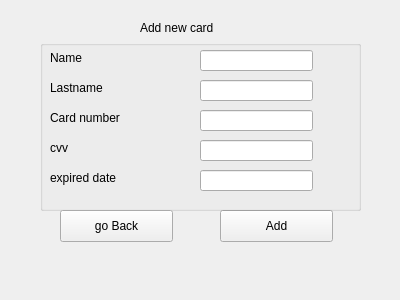
<?xml version="1.0" encoding="UTF-8"?>
<ui version="4.0">
 <class>AddCardForm</class>
 <widget class="QWidget" name="AddCardForm">
  <property name="geometry">
   <rect>
    <x>0</x>
    <y>0</y>
    <width>400</width>
    <height>300</height>
   </rect>
  </property>
  <property name="windowTitle">
   <string>Form</string>
  </property>
  <widget class="QPushButton" name="AddCard">
   <property name="geometry">
    <rect>
     <x>220</x>
     <y>210</y>
     <width>113</width>
     <height>32</height>
    </rect>
   </property>
   <property name="text">
    <string>Add</string>
   </property>
  </widget>
  <widget class="QLabel" name="label">
   <property name="geometry">
    <rect>
     <x>140</x>
     <y>20</y>
     <width>161</width>
     <height>16</height>
    </rect>
   </property>
   <property name="text">
    <string>Add new card </string>
   </property>
  </widget>
  <widget class="QGroupBox" name="groupBox">
   <property name="geometry">
    <rect>
     <x>40</x>
     <y>40</y>
     <width>321</width>
     <height>171</height>
    </rect>
   </property>
   <property name="title">
    <string/>
   </property>
   <widget class="QLabel" name="label_2">
    <property name="geometry">
     <rect>
      <x>10</x>
      <y>10</y>
      <width>60</width>
      <height>16</height>
     </rect>
    </property>
    <property name="text">
     <string>Name</string>
    </property>
   </widget>
   <widget class="QLabel" name="label_3">
    <property name="geometry">
     <rect>
      <x>10</x>
      <y>40</y>
      <width>60</width>
      <height>16</height>
     </rect>
    </property>
    <property name="text">
     <string>Lastname</string>
    </property>
   </widget>
   <widget class="QLabel" name="label_4">
    <property name="geometry">
     <rect>
      <x>10</x>
      <y>70</y>
      <width>91</width>
      <height>16</height>
     </rect>
    </property>
    <property name="text">
     <string>Card number</string>
    </property>
   </widget>
   <widget class="QLabel" name="label_5">
    <property name="geometry">
     <rect>
      <x>10</x>
      <y>100</y>
      <width>60</width>
      <height>16</height>
     </rect>
    </property>
    <property name="text">
     <string>cvv</string>
    </property>
   </widget>
   <widget class="QLabel" name="label_6">
    <property name="geometry">
     <rect>
      <x>10</x>
      <y>130</y>
      <width>81</width>
      <height>16</height>
     </rect>
    </property>
    <property name="text">
     <string>expired date</string>
    </property>
   </widget>
   <widget class="QLineEdit" name="lineEdit">
    <property name="geometry">
     <rect>
      <x>160</x>
      <y>10</y>
      <width>113</width>
      <height>21</height>
     </rect>
    </property>
    <property name="text">
     <string/>
    </property>
   </widget>
   <widget class="QLineEdit" name="lineEdit_2">
    <property name="geometry">
     <rect>
      <x>160</x>
      <y>40</y>
      <width>113</width>
      <height>21</height>
     </rect>
    </property>
    <property name="text">
     <string/>
    </property>
   </widget>
   <widget class="QLineEdit" name="lineEdit_3">
    <property name="geometry">
     <rect>
      <x>160</x>
      <y>70</y>
      <width>113</width>
      <height>21</height>
     </rect>
    </property>
    <property name="text">
     <string/>
    </property>
   </widget>
   <widget class="QLineEdit" name="lineEdit_4">
    <property name="geometry">
     <rect>
      <x>160</x>
      <y>100</y>
      <width>113</width>
      <height>21</height>
     </rect>
    </property>
    <property name="text">
     <string/>
    </property>
   </widget>
   <widget class="QLineEdit" name="lineEdit_5">
    <property name="geometry">
     <rect>
      <x>160</x>
      <y>130</y>
      <width>113</width>
      <height>21</height>
     </rect>
    </property>
    <property name="text">
     <string/>
    </property>
   </widget>
  </widget>
  <widget class="QPushButton" name="goBack">
   <property name="geometry">
    <rect>
     <x>60</x>
     <y>210</y>
     <width>113</width>
     <height>32</height>
    </rect>
   </property>
   <property name="text">
    <string>go Back</string>
   </property>
  </widget>
 </widget>
 <resources/>
 <connections/>
</ui>
